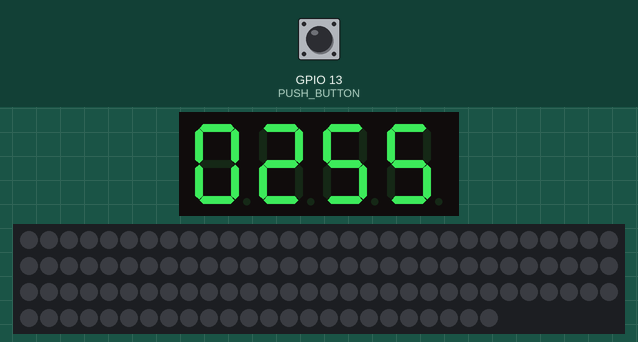
A sketch run on a simulated ESP32. Parts: 4-digit seven-segment display, 114 RGB LEDs in strip order, left to right, continuing on the next row. Inputs (shaded band) come from the test bench; at power-on: GPIO 13 (PUSH_BUTTON) HIGH. Dim RGB values are drawn brighter than linear; random numbers use the default seed unless the sketch sets one; EEPROM starts erased; what the sketch prints to the serial monitor is not drawn.

Above: at 1.4 s.
1.5 s: GPIO 13 (PUSH_BUTTON) pulled LOW for 0.15 s
At 1.85 s:
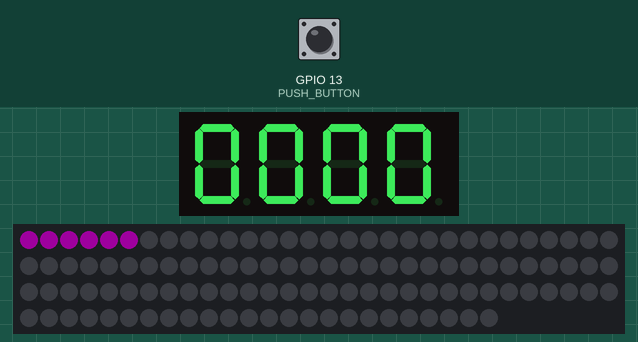
2.2 s: GPIO 13 (PUSH_BUTTON) pulled LOW for 1 s
At 3.39 s:
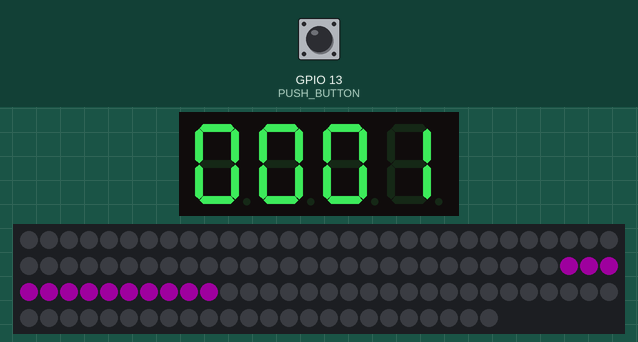
3.8 s: GPIO 13 (PUSH_BUTTON) pulled LOW for 0.15 s
At 4.31 s:
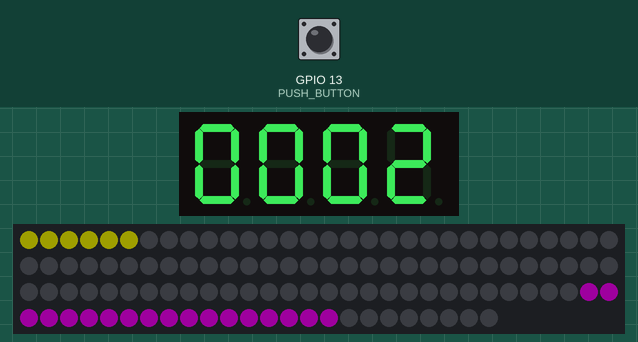
4.5 s: GPIO 13 (PUSH_BUTTON) pulled LOW for 1 s
At 6.76 s:
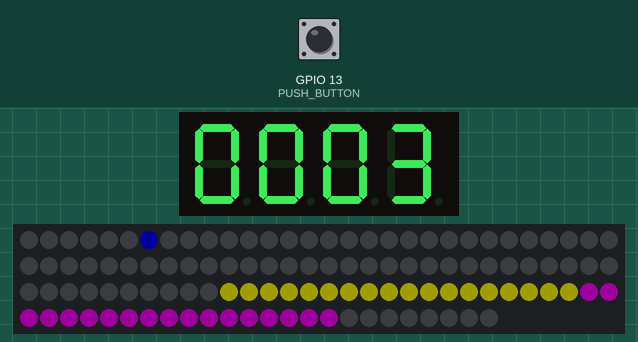
8.7 s: GPIO 13 (PUSH_BUTTON) pulled LOW for 3.2 s
At 12.28 s:
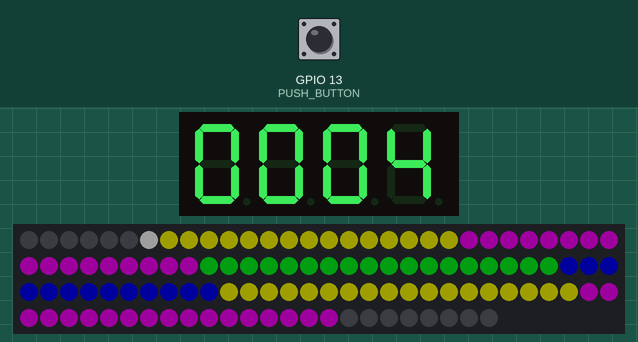
12.5 s: GPIO 13 (PUSH_BUTTON) pulled LOW for 0.15 s
At 13.92 s:
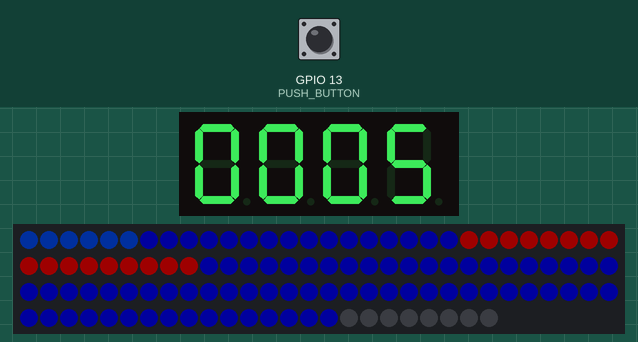

Measured:
- after the input at 1.5 s, the display: changes after 0.20 s (image 1)

The sketch:

Enseigne_Arcade_V1.ino
```cpp
#include "Arduino.h"
#include <EEPROM.h>
#include <TM1637Display.h>
#include "Freenove_WS2812_Lib_for_ESP32.h"
#include "Letter.h"

#define LEDS_PIN  2
#define DISPLAY_CLOCK 19
#define DISPLAY_DIO 18
#define PUSH_BUTTON 13
#define RND_BUTTON 12
#define EEPROM_SIZE 64

#define CHANNEL   0
#define NB_LETTER 8
#define NB_MODE 6

int Nb_Pixel_A= 19;
int Nb_Pixel_D= 18;
int Nb_Pixel_C= 14;
int Nb_Pixel_R= 19;
int Nb_Pixel_E= 16;
int Nb_Pixel_Ball= 2;
int Nb_Pixel_Doigt= 7;
int Current_Mode=0;
int Mode_Init=0, Rand_Time;
int Mode;
unsigned long MillisTime=0;
int adr_Mode=10;

int LEDS_COUNT= Nb_Pixel_Doigt+Nb_Pixel_Ball+Nb_Pixel_E+Nb_Pixel_R+Nb_Pixel_C+Nb_Pixel_D+(2*Nb_Pixel_A);
int Debounce_Time=0;
#define Pink 0xFF00FF
#define blue 0x0000FF
#define Yellow 0xFFFF00
#define Light_Green 0x00FF20
#define Light_Blue 0x0050FF
#define White 0xFFFFFF

Freenove_ESP32_WS2812 strip(LEDS_COUNT, LEDS_PIN, CHANNEL, TYPE_GRB);
TM1637Display display(DISPLAY_CLOCK, DISPLAY_DIO);

u8 m_color[7][3] = { {255, 0, 0}, {0, 255, 0}, {0, 0, 255}, {255, 255, 255}, {255, 0, 255}, {255, 255, 0},{0, 255, 255} };
int delayval = 100;
int Mode_Write=0, ToWrite=0;


Letter Array_Letter[NB_LETTER]={
  {Letter("A2",Nb_Pixel_A,Pink)},
  {Letter("R",Nb_Pixel_R,Yellow)},
  {Letter("C",Nb_Pixel_C,0x0000FF)},
  {Letter("A1",Nb_Pixel_A,Light_Green)},
  {Letter("D",Nb_Pixel_D,Pink)},
  {Letter("E",Nb_Pixel_E,Yellow)},
  {Letter("Ball",Nb_Pixel_Ball,White)},
  {Letter("Doigt",Nb_Pixel_Doigt,Light_Blue)}
  };


/*Doigt, Ball, E, D, A1, C, R , A2;
Letter *Array_Letter[8]={&A2,&R,&C,&A1,&D,&E,&Ball,&Doigt};*/
void Init_Letters()
{
  int Pixel_Start=0;
  int Pixel_Stop=0;
  int Taille_tableau=sizeof(Array_Letter);

  for(int i=NB_LETTER-1;i>-1;i--)
  {
      Pixel_Start=Pixel_Stop;
      Pixel_Stop=Pixel_Start+Array_Letter[i].Get_Nb_Pixels()-1;
      Array_Letter[i].Set_PixelsPosition(Pixel_Start,Pixel_Stop);
  }

  int offset=0;
  for(int i=0;i<NB_LETTER;i++)
  {
    uint32_t Color_Code=Array_Letter[i].Get_Default_Color();

    for(int j=NB_LETTER-1;j>offset-1;j--)
    {
      Array_Letter[j].Set_Letter_Color(Color_Code);
      delay(300);
      if(j>offset)
      {
        Array_Letter[j].Off();
      }
    }

    offset++;
  }


}

void Normal_Mode()
{
  if(Mode_Init==0){
    Init_Letters();
    Mode_Init=1;
  }
  delay(50);
  Array_Letter[random(7)].Scintillement();
  if((MillisTime+Rand_Time)<millis())
  {
    Array_Letter[random(7)].Neon_Blink();
    MillisTime=millis();
    Rand_Time=random(20000);
  }
}

void Fire_Mode()
{
  Array_Letter[random(7)].Fire();
}

void Rainbow()
{
  for (int j = 0; j < 255; j += 2) {
    for (int i = 0; i < LEDS_COUNT; i++) {
      if(Mode!=3){break;}
      strip.setLedColorData(i, strip.Wheel((i * 256 / LEDS_COUNT + j) & 255));
    }
    strip.show();
    delay(5);
    if(Mode!=3){break;}
  }
}

void RGBW()
{
  for (int j = 0; j < 7; j++) {
    for (int i = LEDS_COUNT; i > -1; i--) {
       if(Mode!=4){break;}
      strip.setLedColorData(i, m_color[j][0], m_color[j][1], m_color[j][2]);
      strip.show();
      delay(delayval);
    }
    delay(400);
    if(Mode!=4){break;}
  }
}

void Update_Mode()
{
  Mode_Init=0;
  if(Debounce_Time+500<millis())
  {
    Mode++;

    Debounce_Time=millis();
    if (Mode>NB_MODE-1)
  {
    Mode=0;
  }
  display.showNumberDec(Mode, true);
  }
  Mode_Write=millis()+3000;
  ToWrite=1;
}

void Police()
{
  uint32_t m_color[6] = { 0x0000FF, 0xFF0000,0x0000FF, 0xFF0000,0x0000FF, 0xFF0000};
  int Couleur=random(5);
  Array_Letter[random(7)].Set_Letter_Color(m_color[Couleur]);
}

void setup()
{
  Serial.begin(115200); //Init serial monitor
  delay(200);
  Serial.println("Starting....");
  EEPROM.begin(EEPROM_SIZE);
  pinMode(PUSH_BUTTON, INPUT_PULLUP);
  attachInterrupt(digitalPinToInterrupt(PUSH_BUTTON), Update_Mode, RISING);
  display.setBrightness(0x0f);
  display.showNumberDec(Mode, true);
  strip.begin();
  strip.setBrightness(30);
  /*Init_Letters(); //Init letters*/
  Serial.println("[*] Read EEPROM");
  Mode= EEPROM.read(adr_Mode);
  Serial.println(Mode);
  display.showNumberDec(Mode, true);
}

void loop() {
  if (Mode_Write>millis()&&ToWrite==1)
  {
    EEPROM.write(adr_Mode, Mode);
    EEPROM.commit();
    Serial.println("[*] Mode saved");
    ToWrite=0;
  }
switch (Mode) {
  case 0:
    Normal_Mode();
    break;
  case 1:
    Fire_Mode();
    break;
  case 2:
    Array_Letter[random(7)].Eclair();
    break;
  case 3:
    Rainbow();
    break;
   case 4:
    RGBW();
   break;
   case 5:
    Police();
   break;
}
}
```

Letter.cpp
```cpp
#include "Arduino.h"
#include "Letter.h"
#include <Freenove_WS2812_Lib_for_ESP32.h>

extern Freenove_ESP32_WS2812 strip;


  Letter::Letter(String Name,int Nb_Pixels, uint32_t Default_Color)
  {
    this->Name=Name;
    this->Nb_Pixels=Nb_Pixels;
    this->Default_Color=Default_Color;

  }

  void Letter::Set_PixelsPosition(int First, int Last)
  {
    Serial.print("Letter creation "+this->Name+" Start:");
    this->Pixel_First=First;
    Serial.print(First);
    Serial.print(" End:");
    this->Pixel_Last=Last;
    Serial.println(Last);
  }
  /*************Set Letter color***************************/
  void Letter::Set_Letter_Color(uint32_t Couleur)
  {
    this->Previous_Color=Get_Letter_Color();
    this->Current_Color=Couleur;
    for(int i=this->Pixel_First; i<this->Pixel_Last;i++)
    {
      strip.setLedColorData(i, Couleur);
    }
    Serial.println("[*] Letter " +this->Name+" Set Color to"+Couleur);
    strip.show();
  }

  /****************Return current color set****************/
  uint32_t Letter::Get_Letter_Color()
  {
    return this->Current_Color;
  }

  uint32_t Letter::Get_Previous_Letter_Color()
  {
    return this->Previous_Color;
  }

  int Letter::Get_Nb_Pixels()
  {
    return this->Nb_Pixels;
  }

  uint32_t Letter::Get_Default_Color()
  {
    return this->Default_Color;
  }

  void Letter::Off()
  {
    this->Set_Letter_Color(0x000000);
  }

  void Letter::Neon_Blink()
  {
    for (int i=0;i<random(30);i++)
    {
      this->Set_Letter_Color(0x000000);
      delay(random(100));
      this->Set_Letter_Color(this->Get_Previous_Letter_Color());
      delay(random(100));
    }
  }

  void Letter::Scintillement()
  {
    Serial.println("[*] Letter " +this->Name+" Scintillement");
    int LePixel=random(this->Pixel_Last-this->Pixel_First);
    strip.setLedColorData(this->Pixel_First+LePixel, 0xFFFFFF);
    strip.show();
    delay(50);
    this->Set_Letter_Color(this->Get_Letter_Color());
  }


    void Letter::Fire()
  {
    uint32_t Fire_color[]={0xFF2E00,0xFF4D00,0xFF6F00,0xFF9200,0xFFB100, 0xFFDC00,0x000000, 0x000000};
    Serial.println("[*] Letter " +this->Name+" Fire");
    int LePixel=random(this->Pixel_Last-this->Pixel_First);
    strip.setLedColorData(this->Pixel_First+LePixel, Fire_color[random(8)]);
    strip.show();
  }

    void Letter::Eclair()
  {
    this->Off();
    this->Scintillement();
  }
```

Letter.h
```cpp
#ifndef Letter_h
#define Letter_h
#include "Arduino.h"
#include "Freenove_WS2812_Lib_for_ESP32.h"


class Letter
{
  public:
    Letter(String Name,int Nb_Pixels, uint32_t Default_Color);
    void Set_PixelsPosition(int First, int Last);
    void Set_Letter_Color(uint32_t Color);
    int Get_Nb_Pixels();
    uint32_t Get_Letter_Color();
    uint32_t Get_Default_Color();
    uint32_t Get_Previous_Letter_Color();
    void Off();
    void Neon_Blink();
    void Scintillement();
    void Fire();
    void Eclair();

  private:
    int Pixel_First;
    int Pixel_Last;
    String Name;
    uint32_t Current_Color;
    uint32_t Previous_Color;
    uint32_t Default_Color;
    int Nb_Pixels;
};

#endif
```
